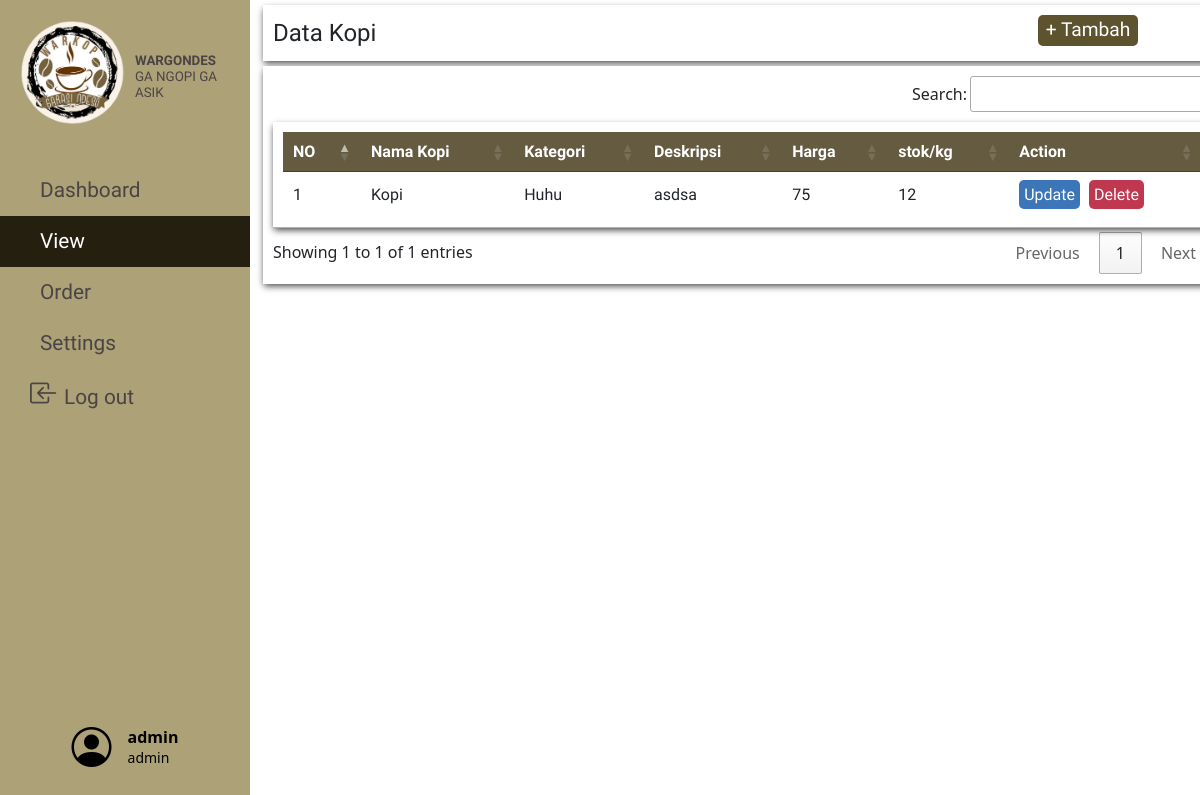
/php/viewProductPage.php (signed in), run on an earlier commit of the app's database.
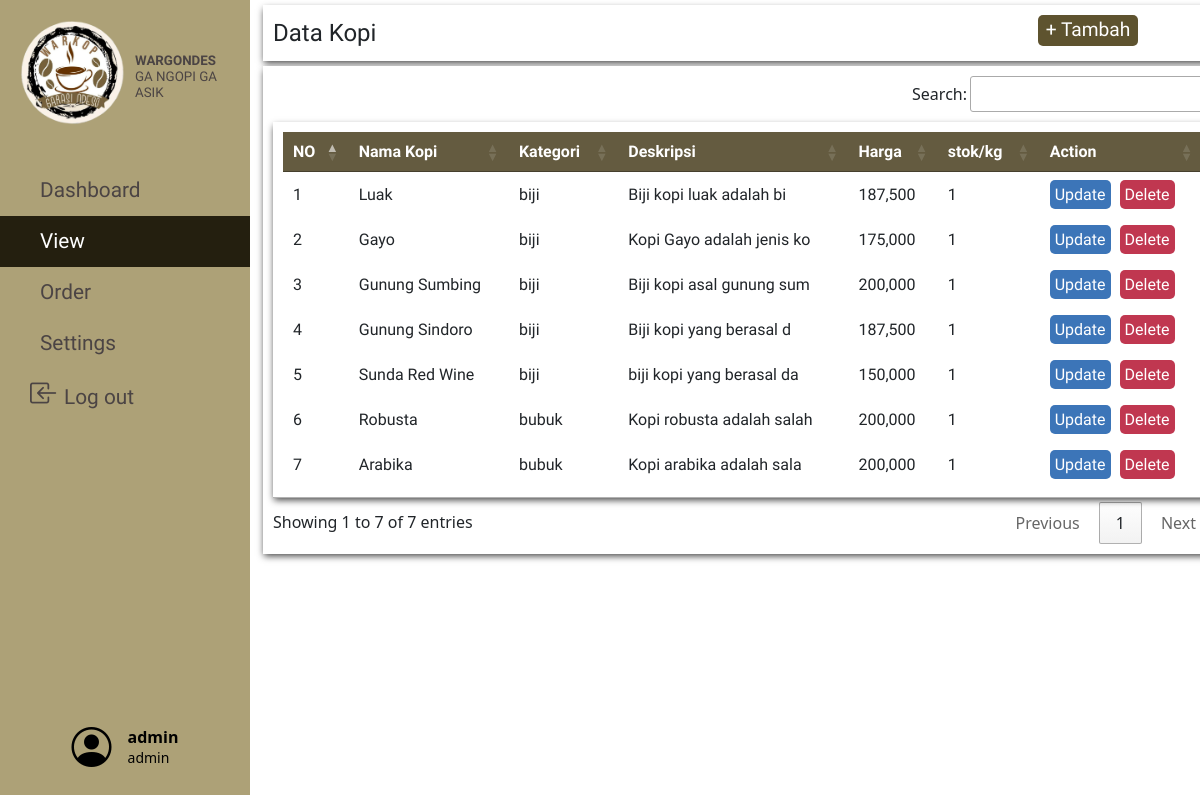
And on a later commit of the database.
### tables this page shows
CREATE TABLE `kopi` (
  `id_kopi` int(11) NOT NULL,
  `id_kategori` int(11) DEFAULT NULL,
  `namakopi` varchar(25) NOT NULL,
  `deskripsi` varchar(25) NOT NULL,
  `stok` int(11) NOT NULL,
  `harga` bigint(100) NOT NULL
);

CREATE TABLE `kategori` (
  `id_kategori` int(11) NOT NULL,
  `nama_kategori` text NOT NULL
);

### php/viewProductPage.php (the view, shortened to what this page needs)
<html>
	<?php $page = 'viewPage'; include('../include/header.php');?>
	<?php include('../include/navbar.php');?>
	<?php include('../database/db.php');?>
	<body style="background:url('https://img.freepik.com/free-photo/right-corner-coffee-beans-with-copy-space_23-2148255026.jpg?w=826&t=st=1690722306~exp=1690722906~hmac=857df898b9099e272b7c4738dd9a2e88d4b1ef4aa3c55a6ebd3c8b798e20c916');background-repeat:no-repeat;
background-position: center center;background-size: cover;">
		<div class="label productList">Data Kopi
			<button id="myBtn" style="width:100px;">+ Tambah</button>
		</div>
		<table id="product_list" class="dataTables_wrapper no-footer">
			<thead>
				<tr>
					<th>NO</th>
					<th>Nama Kopi</th>
					<th>Kategori</th>
					<th>Deskripsi</th>
					<th>Harga</th>
					<th>stok/kg</th>
					<th>Action</th>
				</tr>
			</thead>
				<tbody>
					<?php
						$nomor = '1';
						$sql2 = "SELECT * FROM kopi LEFT JOIN kategori ON kategori.id_kategori=kopi.id_kategori ORDER BY kopi.id_kategori ASC";
						$query2 = $conn->query($sql2);
					?>
					<?php if ($query2->num_rows > 0): ?>
						<?php while($row = $query2->fetch_assoc()): ?>
							<tr>
								<td><?php echo $nomor++; ?></td>
								<td><?php echo $row["namakopi"]; ?></td>
								<td><?php echo $row["nama_kategori"]; ?></td>
								<td><?php echo $row["deskripsi"]; ?></td>
								<td><?php echo number_format($row["harga"]); ?></td>
								<td><?php echo $row["stok"]; ?></td>
								<td><button class="action update"
								data-id-kopi="<?php echo $row["id_kopi"]; ?>"
								data-namakopi="<?php echo $row["namakopi"]; ?>"
								data-id-kategori="<?php echo $row["id_kategori"]; ?>"
								data-deskripsi="<?php echo $row["deskripsi"]; ?>"
								data-stok="<?php echo $row["stok"]; ?>"
								data-harga="<?php echo $row["harga"]; ?>"
								>Update</button>
								<a onclick="return alert('Data kopi dihapus');" href="../actions/product_delete.php?kopi=<?php echo $row["id_kopi"];?>" class="action delete">Delete</td>
							</tr>
						<?php endwhile; ?>
					<?php endif; ?>
				</tbody>
		</table>
	</body>
</html>

What changed in the data, as far as the page shows it:
removed kopi: namakopi "Kopi", id_kategori.nama_kategori "Huhu", deskripsi "asdsa", harga "75", stok "12"
added kopi: namakopi "Luak", id_kategori.nama_kategori "biji", deskripsi "Biji kopi luak adalah bi", harga "187,500", stok "1"
added kopi: namakopi "Gayo", id_kategori.nama_kategori "biji", deskripsi "Kopi Gayo adalah jenis ko", harga "175,000", stok "1"
added kopi: namakopi "Gunung Sumbing", id_kategori.nama_kategori "biji", deskripsi "Biji kopi asal gunung sum", harga "200,000", stok "1"
added kopi: namakopi "Gunung Sindoro", id_kategori.nama_kategori "biji", deskripsi "Biji kopi yang berasal d", harga "187,500", stok "1"
added kopi: namakopi "Sunda Red Wine", id_kategori.nama_kategori "biji", deskripsi "biji kopi yang berasal da", harga "150,000", stok "1"
added kopi: namakopi "Robusta", id_kategori.nama_kategori "bubuk", deskripsi "Kopi robusta adalah salah", harga "200,000", stok "1"
added kopi: namakopi "Arabika", id_kategori.nama_kategori "bubuk", deskripsi "Kopi arabika adalah sala", harga "200,000", stok "1"
Also different on the page:
text written by a page script: "Search: Showing 1 to 1 of 1 entries Previous 1 Next" → "Search: Showing 1 to 7 of 7 entries Previous 1 Next"
